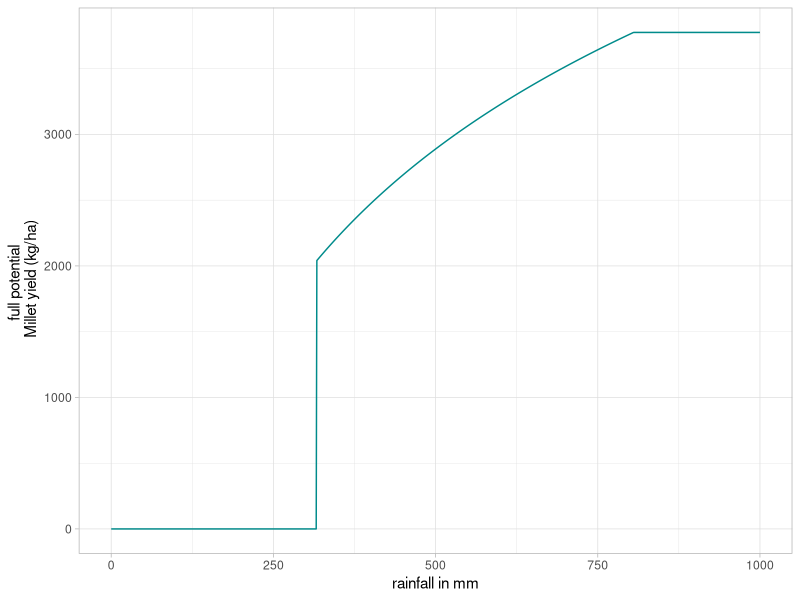
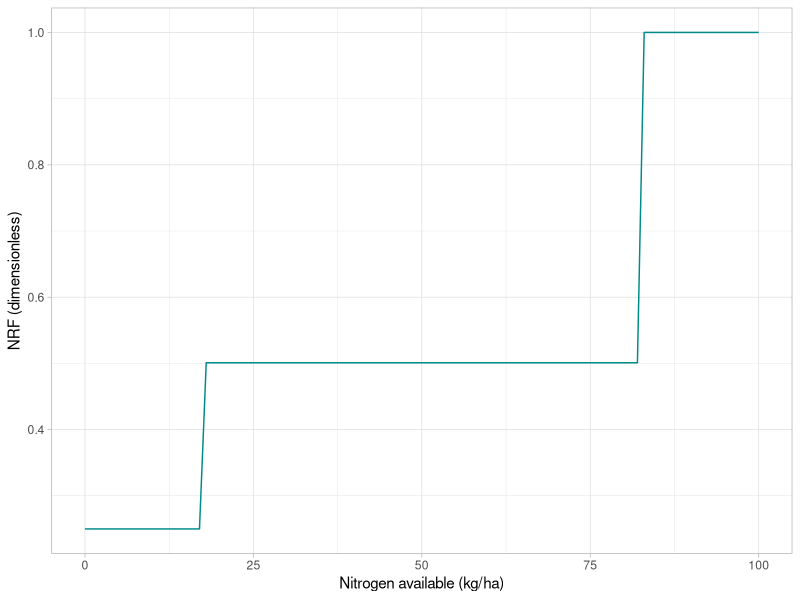
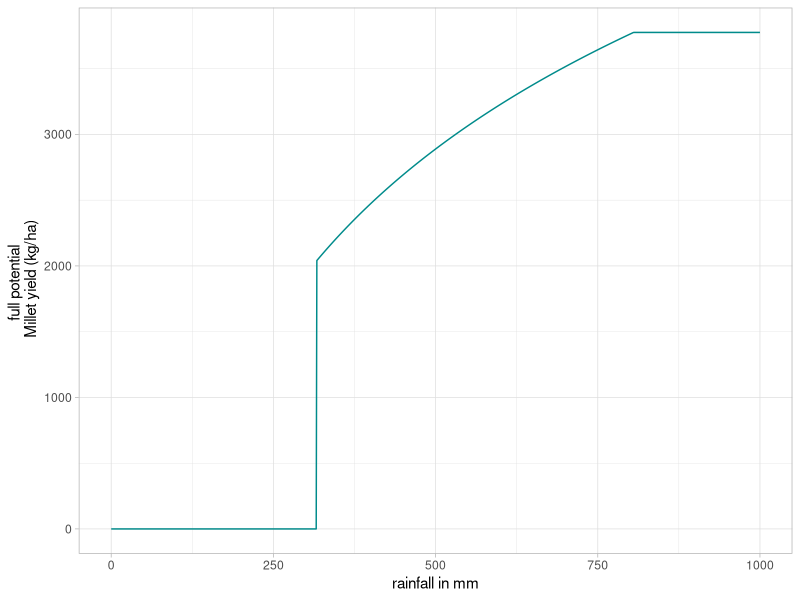
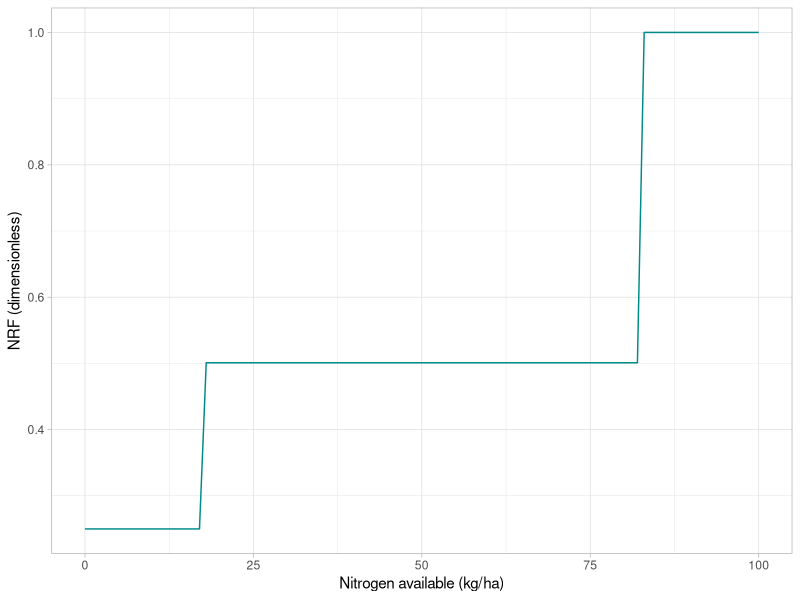

Write the R code that produced these figures, in order.
library(ggplot2)
library(dplyr)

setwd("~/dev/DSCATT/img_article_JASSS/")

rainfall <- seq(from=0,to=1000)
FYP <- function(rain){
  if (rain < 317) return(0)
  if (rain >= 317 & rain <= 805) return(1860.8*log(rain)-8675.6)
  if(rain > 805) return(3775)
} 
full_yield <- lapply(rainfall, FYP) %>% unlist()
df_fullpotential <- data.frame(rainfall, full_yield)


potential_mil_yieldplot<-ggplot(df_fullpotential, aes(x=rainfall, y=full_yield))+
  geom_line(color="darkcyan")+ 
  theme_light()+
  xlab("rainfall in mm")+
  ylab("full potential \n Millet yield (kg/ha)")
potential_mil_yieldplot

navail <- seq(from=0,to=100)
NRF <- function(navail){
  if (navail < 18) return(0.25)
  if (navail >= 18 & navail < 83) return(0.501)
  if(navail >= 83) return(1)
} 
NRFvalues <- lapply(navail, NRF) %>% unlist()
df_NRF <- data.frame(navail, NRFvalues)


nrfplot <- ggplot(df_NRF, aes(x=navail, y=NRFvalues))+
  geom_line(color="darkcyan")+ 
  theme_light()+
  xlab("Nitrogen available (kg/ha)")+
  ylab("NRF (dimensionless)")
nrfplot

ggsave("./full_potential_millet_curve.png", potential_mil_yieldplot,width = 10, height = 6, units = "cm")
ggsave("./NRF_curve.png", nrfplot,width = 10, height = 6, units = "cm")


